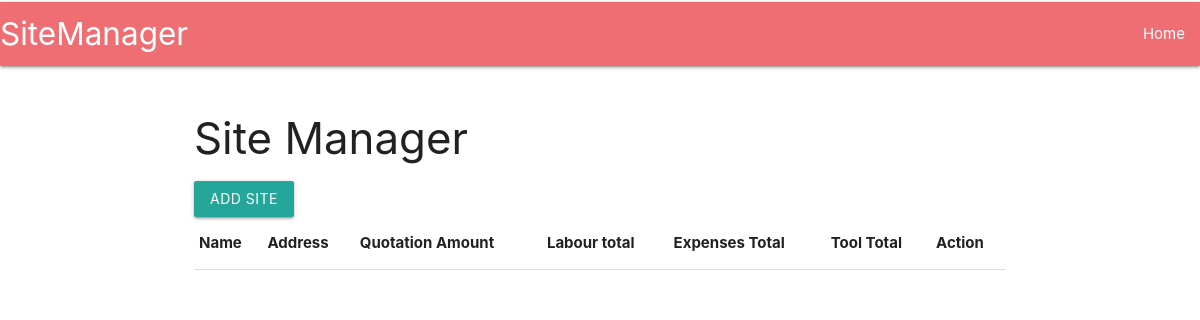
The app's page /, older data.
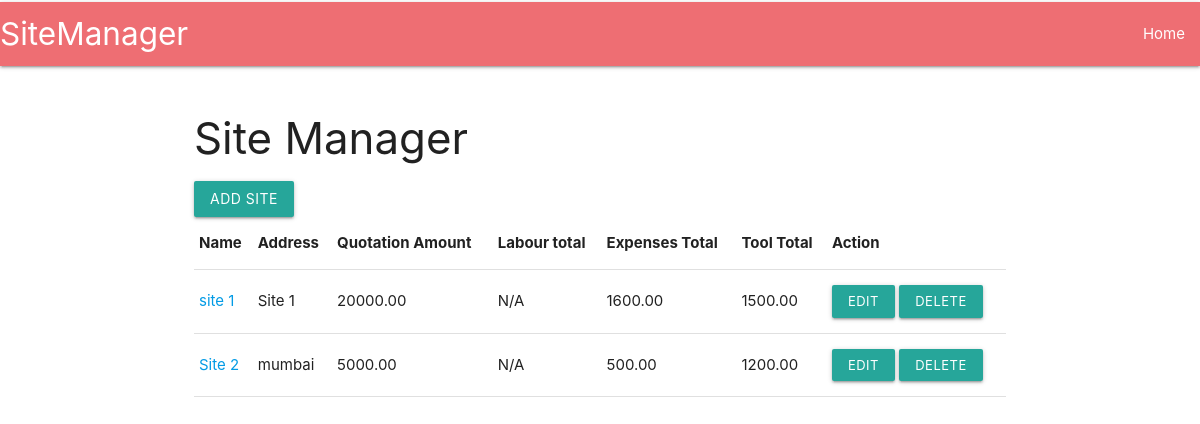
The same page, newer data.
### sites/models.py (models this page shows)
class Site(models.Model):
    name = models.CharField(max_length=100)
    address = models.CharField(max_length=255)
    quotation_amount = models.DecimalField(max_digits=50, decimal_places=2)

class TotalSitesExpenseAmount(models.Model):
    site = models.ForeignKey(Site, on_delete=models.CASCADE)
    total_expense_amount = models.DecimalField(max_digits=100, decimal_places=2)

class TotalSitesToolAmount(models.Model):
    site = models.ForeignKey(Site, on_delete=models.CASCADE)
    total_tool_amount = models.DecimalField(max_digits=100, decimal_places=2)

### sites/views.py (the view)
# urls.py: path('', include("sites.urls")),
def sites(request):
    sites = Site.objects.all()
    total_wages_per_worker = total_amount_per_laborer.objects.all()
    TotalExpAmount = TotalSitesExpenseAmount.objects.all()
    TotalToolAmount = TotalSitesToolAmount.objects.all()
    totalAmount = SitesPageTotalDisplay()
    print(totalAmount)
    content = {
        'sites': sites,
        'total_wages_per_worker': total_wages_per_worker,
        'TotalExpAmount': TotalExpAmount,
        'TotalToolAmount': TotalToolAmount,
        'totalAmount': totalAmount,
    }
    return render(request, 'sites/sitepage.html', content)

### sites/templatetags/custom_filters.py (called while the page is built)
@register.filter
def get_item(dictionary, key):
    return dictionary.get(key)

### sites/views.py (called while the page is built)
def SitesPageTotalDisplay():
    total_wages_per_worker = total_amount_per_laborer.objects.all()
    TotalExpAmount = TotalSitesExpenseAmount.objects.all()
    TotalToolAmount = TotalSitesToolAmount.objects.all()
    print(total_wages_per_worker.count())
    totalAmount = {}
    cc = total_wages_per_worker.count()
    for cc in range(0,cc):
        tot = 0
        for i in total_wages_per_worker:
            if i.site.id == cc:
                print(i.site.id)
                print(i.total_amount)
                tot = tot + i.total_amount
                print("inside if"+ str(tot))
                totalAmount[i.site.id] = tot
    print(totalAmount)
    print(TotalExpAmount)
    print(TotalToolAmount)
    return totalAmount

### sites/templates/sites/sitepage.html (shortened to what this page needs)
{% extends 'Navbar.html' %}
{% block content %}
<body>
    {% load custom_filters %}
    <div class="container">
        <h3>Site Manager</h3>
        <a href="addSites/" class="btn waves-effect waves-light">Add Site</a>
        <table class="highlight">
            <thead>
                <tr>
                    <th>Name</th>
                    <th>Address</th>
                    <th>Quotation Amount</th>
                    <th>Labour total</th>
                    <th>Expenses Total</th>
                    <th>Tool Total</th>
                    <th>Action</th>
                </tr>
            </thead>
            <tbody>
                {% for site in sites %}
                <tr>
                    <td><a href="{% url 'ManageSites' site.id %}"> {{ site.name }} </a></td>
                    <td> {{ site.address }} </td>
                    <td> {{ site.quotation_amount }} </td>
                    <td> {{ totalAmount|get_item:site.id|default:'N/A' }} </td>
                    {% for expense in TotalExpAmount %}
                    {% if expense.site.id == site.id %}
                    <td> {{ expense.total_expense_amount|default_if_none:0|yesno:'N/A' }} </td>
                    {% endif %}
                    {% endfor %}
                    {% for ToolAmount in TotalToolAmount %}
                    {% if ToolAmount.site.id == site.id %}
                    <td> {{ ToolAmount.total_tool_amount|default_if_none:0|yesno:'N/A' }} </td>
                    {% endif %}
                    {% endfor %}
                    <td>
                        <a href="{% url 'editSites' site.id %}" class="btn-small waves-effect waves-light">Edit</a>
                        <a href="{% url 'delete_site' site.id %}" class="btn-small waves-effect waves-light">Delete</a>
                    </td>
                </tr>
                {% endfor %}
            </tbody>
        </table>
    </div>
</body>
{% endblock %}

Row changes from the older to the newer data that the page shows:
added Site: name "site 1", address "Site 1", quotation_amount "20000.00", id "N/A"
added TotalSitesExpenseAmount: total_expense_amount "1600.00", shown under "site 1"
now on this page (row unchanged): TotalSitesToolAmount: total_tool_amount "1500.00", shown under "site 1"
added Site: name "Site 2", address "mumbai", quotation_amount "5000.00", id "N/A"
added TotalSitesExpenseAmount: total_expense_amount "500.00", shown under "Site 2"
now on this page (row unchanged): TotalSitesToolAmount: total_tool_amount "1200.00", shown under "Site 2"
